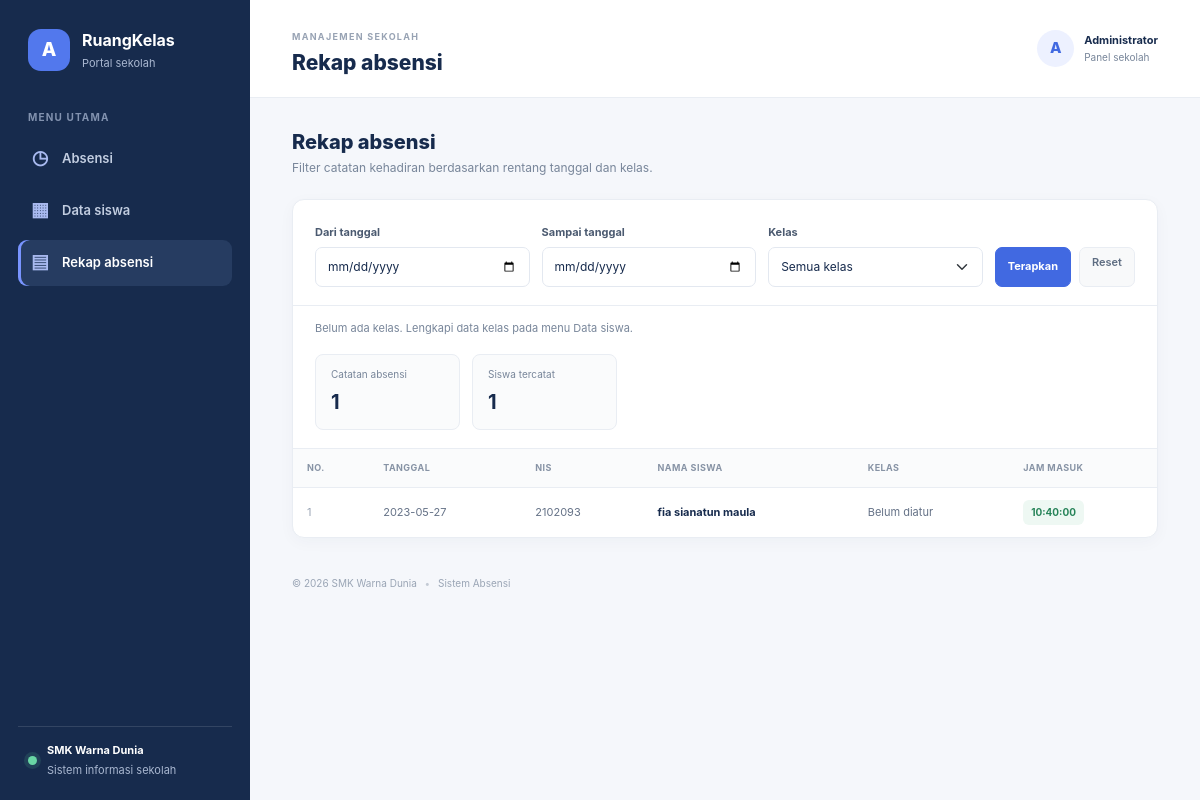
The app's page /index.php?page=rekap with its own data.
### tables this page shows
CREATE TABLE `absen` (
  `nis` int(11) NOT NULL,
  `nama` varchar(25) NOT NULL,
  `jam_absen` time NOT NULL,
  `tanggal` date NOT NULL
);

### app-helpers.php (called while the page is built, shortened)
<?php
function request_string($source, $key)
{
    if (!isset($source[$key]) || !is_string($source[$key])) {
        return "";
    }
    return trim($source[$key]);
}

### rekap.php (the view, shortened to what this page needs)
<?php
require_once __DIR__ . "/app-helpers.php";
require_once __DIR__ . "/koneksi.php";
$dateFrom = request_string($_GET, "dari");
$dateTo = request_string($_GET, "sampai");
$class = request_string($_GET, "kelas");
$filterError = "";
$classes = array();
$totalRecords = 0;
$totalStudents = 0;
$attendanceRows = array();
if ($filterError === "") {
    $summaryStatement = mysqli_prepare(
        $koneksi,
        "SELECT COUNT(*), COUNT(DISTINCT a.nis)
         FROM absen a
         LEFT JOIN siswa s ON s.nis = a.nis
         WHERE (? = '' OR a.tanggal >= ?)
           AND (? = '' OR a.tanggal <= ?)
           AND (? = '' OR s.kelas = ?)"
    );
    mysqli_stmt_bind_param($summaryStatement, "ssssss", $dateFrom, $dateFrom, $dateTo, $dateTo, $class, $class);
    if (!mysqli_stmt_execute($summaryStatement)) {
        error_log("Gagal menghitung rekap absensi: " . mysqli_stmt_error($summaryStatement));
        mysqli_stmt_close($summaryStatement);
        show_page_error(500, "Rekap gagal dimuat", "Ringkasan absensi tidak dapat dimuat saat ini.", "index.php?page=rekap");
    }
    mysqli_stmt_bind_result($summaryStatement, $totalRecords, $totalStudents);
    $attendanceStatement = mysqli_prepare(
        $koneksi,
        "SELECT a.nis, a.nama, a.jam_absen, a.tanggal, s.kelas
         FROM absen a
         LEFT JOIN siswa s ON s.nis = a.nis
         WHERE (? = '' OR a.tanggal >= ?)
           AND (? = '' OR a.tanggal <= ?)
           AND (? = '' OR s.kelas = ?)
         ORDER BY a.tanggal DESC, a.jam_absen DESC, a.nis ASC"
    );
    mysqli_stmt_bind_param($attendanceStatement, "ssssss", $dateFrom, $dateFrom, $dateTo, $dateTo, $class, $class);
    if (!mysqli_stmt_execute($attendanceStatement)) {
        error_log("Gagal memuat daftar rekap absensi: " . mysqli_stmt_error($attendanceStatement));
        mysqli_stmt_close($attendanceStatement);
        show_page_error(500, "Rekap gagal dimuat", "Daftar absensi tidak dapat dimuat saat ini.", "index.php?page=rekap");
    }
    $attendanceNis = $attendanceName = $attendanceTime = $attendanceDate = $attendanceClass = null;
    mysqli_stmt_bind_result(
        $attendanceStatement,
        $attendanceNis,
        $attendanceName,
        $attendanceTime,
        $attendanceDate,
        $attendanceClass
    );
    while (mysqli_stmt_fetch($attendanceStatement)) {
        $attendanceRows[] = array(
            "nis" => $attendanceNis,
            "nama" => $attendanceName,
            "jam_absen" => $attendanceTime,
            "tanggal" => $attendanceDate,
            "kelas" => $attendanceClass,
        );
    }
}
?>
<div class="page-intro">
    <div>
        <h2>Rekap absensi</h2>
        <p>Filter catatan kehadiran berdasarkan rentang tanggal dan kelas.</p>
    </div>
</div>
<section class="panel table-panel">
    <form class="attendance-filter-form" method="get" action="index.php">
        <div>
            <label class="form-label" for="attendance-from">Dari tanggal</label>
            <input id="attendance-from" class="form-control" type="date" name="dari" value="<?= htmlspecialchars($dateFrom, ENT_QUOTES, "UTF-8") ?>">
        </div>
        <div>
            <label class="form-label" for="attendance-to">Sampai tanggal</label>
            <input id="attendance-to" class="form-control" type="date" name="sampai" value="<?= htmlspecialchars($dateTo, ENT_QUOTES, "UTF-8") ?>">
        </div>
        <div>
            <label class="form-label" for="attendance-class">Kelas</label>
            <select id="attendance-class" class="form-select" name="kelas">
                <option value="">Semua kelas</option>
            </select>
        </div>
        <div class="attendance-filter-actions">
            <button type="submit" class="btn btn-primary">Terapkan</button>
            <a href="index.php?page=rekap" class="btn btn-light">Reset</a>
        </div>
    </form>
    <?php if (count($classes) === 0) { ?>
        <p class="attendance-filter-note">Belum ada kelas. Lengkapi data kelas pada menu Data siswa.</p>
    <?php } ?>
    <div class="attendance-summary" aria-live="polite">
        <div>
            <span>Catatan absensi</span>
            <strong><?= (int) $totalRecords ?></strong>
        </div>
        <div>
            <span>Siswa tercatat</span>
            <strong><?= (int) $totalStudents ?></strong>
        </div>
    </div>
    <div class="table-responsive">
        <table class="table modern-table align-middle">
            <thead>
                <tr>
                    <th>No.</th>
                    <th>Tanggal</th>
                    <th>NIS</th>
                    <th>Nama siswa</th>
                    <th>Kelas</th>
                    <th>Jam masuk</th>
                </tr>
            </thead>
            <tbody>
                <?php foreach ($attendanceRows as $index => $attendance) { ?>
                    <tr>
                        <td class="row-number"><?= $index + 1 ?></td>
                        <td><?= htmlspecialchars($attendance["tanggal"], ENT_QUOTES, "UTF-8") ?></td>
                        <td><?= htmlspecialchars($attendance["nis"], ENT_QUOTES, "UTF-8") ?></td>
                        <td class="student-name"><?= htmlspecialchars($attendance["nama"], ENT_QUOTES, "UTF-8") ?></td>
                        <td><?= $attendance["kelas"] !== null && $attendance["kelas"] !== ""
                            ? htmlspecialchars($attendance["kelas"], ENT_QUOTES, "UTF-8")
                            : "Belum diatur" ?></td>
                        <td><span class="time-badge"><?= htmlspecialchars($attendance["jam_absen"], ENT_QUOTES, "UTF-8") ?></span></td>
                    </tr>
                <?php } ?>
            </tbody>
        </table>
    </div>
</section>

### style.css (style rules this page uses)
:root { --ink: #172b4d; --muted: #78869a; --line: #e9edf3; --canvas: #f5f7fb; --blue: #4169e1; --blue-dark: #3156c8; --sidebar: #172b4d; --font-sans: Inter, "Segoe UI Variable", "Segoe UI", Arial, sans-serif; }
* { box-sizing: border-box; }
body { margin: 0; background: var(--canvas); color: var(--ink); font-family: var(--font-sans); }
.page-intro { display: flex; align-items: center; justify-content: space-between; gap: 20px; margin-bottom: 22px; }
.page-intro h2 { margin: 0; font-family: var(--font-sans); font-size: 20px; font-weight: 800; }
.page-intro p, .panel-heading p { margin: 5px 0 0; color: var(--muted); font-size: 12px; }
.panel { min-width: 0; border: 1px solid var(--line); border-radius: 12px; background: #fff; box-shadow: 0 4px 16px rgba(25, 45, 80, .035); }
.attendance-filter-form { display: grid; grid-template-columns: repeat(2, minmax(140px, 1fr)) minmax(150px, 1fr) auto; align-items: end; gap: 12px; padding: 18px 22px; border-bottom: 1px solid var(--line); }
.attendance-filter-form > * { min-width: 0; }
.attendance-filter-form .form-label { margin-bottom: 6px; color: #4b5a70; font-size: 11px; font-weight: 700; }
.attendance-filter-form .form-control, .attendance-filter-form .form-select { min-height: 40px; font-size: 12px; }
.attendance-filter-actions { display: flex; gap: 8px; }
.attendance-filter-actions .btn { min-height: 40px; padding-right: 12px; padding-left: 12px; font-size: 11px; }
.attendance-filter-note { margin: 14px 22px 0; color: var(--muted); font-size: 11px; }
.attendance-summary { display: flex; gap: 12px; padding: 18px 22px; }
.attendance-summary > div { display: grid; min-width: 145px; gap: 5px; padding: 12px 15px; border: 1px solid var(--line); border-radius: 8px; background: #fafbfc; }
.attendance-summary span { color: var(--muted); font-size: 10px; }
.attendance-summary strong { color: var(--ink); font-size: 20px; }
.form-control, .form-select { min-height: 40px; border-color: #e3e8f0; border-radius: 7px; color: var(--ink); font-size: 12px; }
.form-control::placeholder { color: #aab3c0; }
.btn-primary { border-color: var(--blue); border-radius: 7px; background: var(--blue); font-size: 12px; font-weight: 700; }
.table-panel { overflow: hidden; }
.modern-table { min-width: 700px; margin: 0; border-top: 1px solid var(--line); color: #657287; font-size: 11px; }
.modern-table thead th { padding: 12px 14px; border-bottom: 1px solid var(--line); background: #fafbfc; color: #8793a5; font-size: 9px; font-weight: 700; letter-spacing: .45px; text-transform: uppercase; white-space: nowrap; }
.modern-table tbody td { padding: 12px 14px; border-color: #f0f2f6; vertical-align: middle; }
.modern-table tbody tr:last-child td { border-bottom: 0; }
.row-number { color: #9aa5b5; }
.student-name { color: var(--ink); font-weight: 700; white-space: nowrap; }
.time-badge { display: inline-block; padding: 5px 8px; border-radius: 6px; background: #eef8f3; color: #278459; font-size: 10px; font-weight: 700; }
.btn-light { border: 1px solid var(--line); border-radius: 7px; color: #5e6d82; font-size: 12px; font-weight: 600; }

### records on screen
absen: tanggal "2023-05-27", nis "2102093", nama "fia sianatun maula", jam_absen "10:40:00"

### other values on screen
$pageTitles[$page] "Rekap absensi"
$totalRecords "1"
$totalStudents "1"
